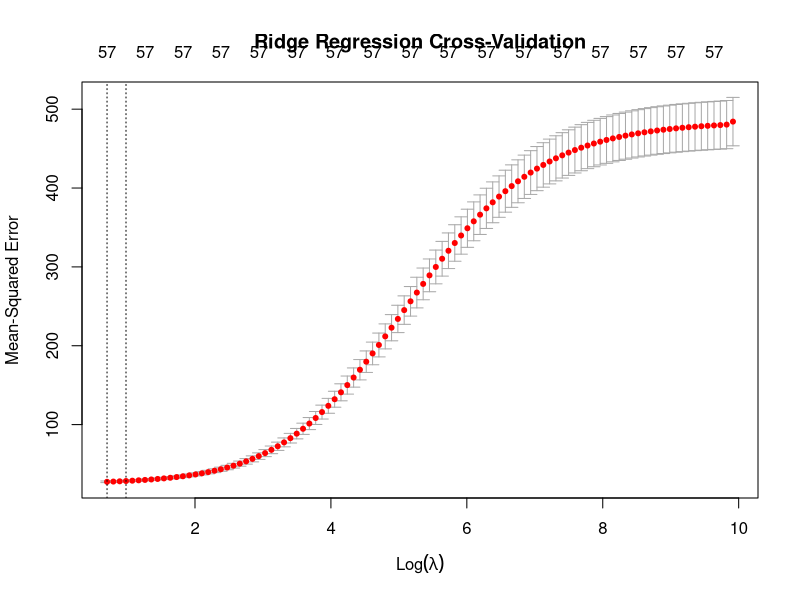
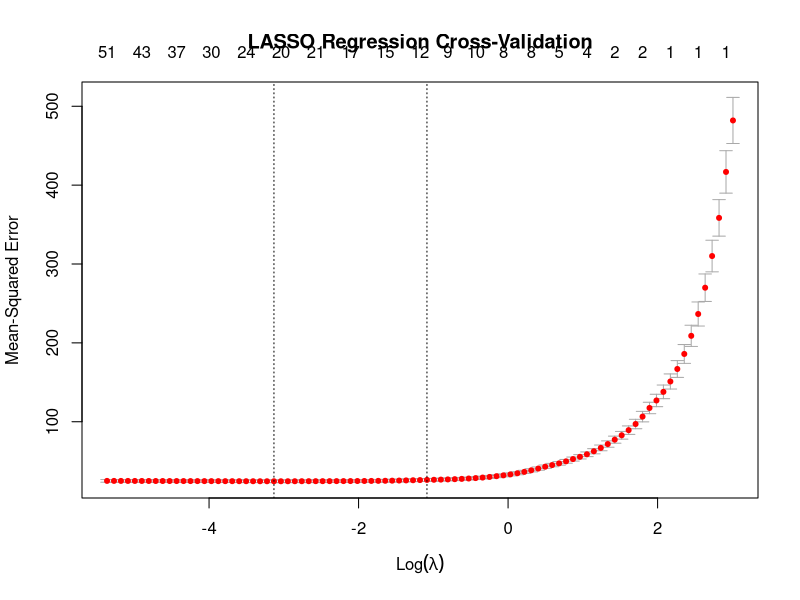

R code for these plots, in order:
rm(list = ls()) # Clear workspace

# reset scientific notation to print up to 5 decimal places
options(scipen = 999, digits = 5)

# Load necessary package for regularization
if (!require(glmnet)){
  install.packages("glmnet")
  library(glmnet)
} 



# ---------------------------------------------------------
# 1. Data Simulation
# ---------------------------------------------------------
set.seed(123) # Reproducibility

# Number of observations
n = 1000

# Generating Predictors
# 1. Race/Ethnicity (3 levels)
race_ethnicity = sample(c("GroupA", "GroupB", "GroupC"), n, replace = TRUE)

# 2. Student Sex (Binary)
sex = sample(c("Male", "Female"), n, replace = TRUE)

# 3. Previous Year's Test Scores (Continuous, standardized)
prev_test_scores = rnorm(n, mean = 75, sd = 10)

# 4. Curriculum Type (Binary)
curriculum = sample(c("Standard", "Advanced"), n, replace = TRUE)

# 5. Study Hours per Week (Continuous)
study_hours = rpois(n, lambda = 5)

# 6. Parent Education Level (Ordinal/Continuous proxy)
parent_ed = sample(1:5, n, replace = TRUE)

# Create a base dataframe
student_data = data.frame(
  race = as.factor(race_ethnicity),
  sex = as.factor(sex),
  prev_scores = prev_test_scores,
  curriculum = as.factor(curriculum),
  study_hours = study_hours,
  parent_ed = parent_ed
)

# ---------------------------------------------------------
# 2. Creating the "True" Model
# ---------------------------------------------------------
# We define the outcome 'y' (Assessment Score) based on specific rules.
# Most interactions will have NO effect (coefficient = 0).
# only a few specific interactions will matter.

# Base noise
error = rnorm(n, 0, 5)

# True Model Calculation:
# - Main effects for Prev Scores and Parent Ed
# - Interaction: Sex * Curriculum (Females in Advanced do better)
# - Interaction: Prev_Scores * Study_Hours (Effort multiplies ability)
# - 3-Way: GroupC * Advanced * Study_Hours (Specific boost)

# Helper for binary logicals
is_female = ifelse(student_data$sex == "Female", 1, 0)
is_advanced = ifelse(student_data$curriculum == "Advanced", 1, 0)
is_groupC = ifelse(student_data$race == "GroupC", 1, 0)

# Calculate outcome
assessment_score = 
  50 +                                            # Intercept
  0.5 * student_data$prev_scores +                # Main Effect
  1.5 * student_data$parent_ed +                  # Main Effect
  3.0 * (is_female * is_advanced) +               # 2-way Interaction (True Non-Zero)
  0.1 * (student_data$prev_scores * student_data$study_hours) + # 2-way Interaction (True Non-Zero)
  2.0 * (is_groupC * is_advanced * student_data$study_hours) +  # 3-way Interaction (True Non-Zero)
  error

# ---------------------------------------------------------
# 3. Generating the High-Dimensional Interaction Matrix
# ---------------------------------------------------------
# In standard regression, manually coding 2-way and 3-way interactions 
# for all variables is tedious. Here we use model.matrix 
# to explode the number of predictors to include ALL combinations.

# Formula requesting all 3-way interactions (^3)
X_matrix = model.matrix( ~ .^3, data = student_data)

# Remove intercept column (glmnet adds its own)
X_matrix = X_matrix[, -1]

# Convert outcome to vector
y_vector = assessment_score

print(paste("Number of predictors (including interactions):", ncol(X_matrix)))

# This simulates the scenario where predictors are many, potentially 
# causing OLS to overfit or fail.

# ---------------------------------------------------------
# 4. Ridge Regression (Alpha = 0)
# ---------------------------------------------------------
# Ridge shrinks coefficients toward zero but rarely sets them exactly to zero.
# Useful for handling multicollinearity.

# Fit Ridge with Cross-Validation
cv_ridge = cv.glmnet(
  x = X_matrix, 
  y = y_vector, 
  alpha = 0,       # alpha=0 is Ridge
  standardize = TRUE # Important step for regularization 
)

# Plotting the MSE against Lambda
plot(cv_ridge, main = "Ridge Regression Cross-Validation")

# Extract coefficients at the best lambda
ridge_coefs = coef(cv_ridge, s = "lambda.min")
coef(cv_ridge)

# Ridge results: Many small, non-zero coefficients
print("Ridge Non-Zero Coefficients Summary:")
# Sum of non-zero coefficients (Ridge usually keeps all)
print(sum(ridge_coefs != 0))

# ---------------------------------------------------------
# 5. LASSO Regression (Alpha = 1)
# ---------------------------------------------------------
# LASSO assumes a "sparse" model and will zero out irrelevant 
# interactions.

# Fit LASSO with Cross-Validation
cv_lasso = cv.glmnet(
  x = X_matrix, 
  y = y_vector, 
  alpha = 1,       # alpha=1 is LASSO 
  standardize = TRUE
)

# Plotting the LASSO path
plot(cv_lasso, main = "LASSO Regression Cross-Validation")

# ---------------------------------------------------------
# 6. Extracting and Comparing Results
# ---------------------------------------------------------
# We use the "One Standard Error Rule" for a more parsimonious model [cite: 245, 255]
lasso_coefs = coef(cv_lasso, s = "lambda.1se")
print(lasso_coefs)

# Identify which variables LASSO selected
selected_indices = which(lasso_coefs != 0)
selected_names = rownames(lasso_coefs)[selected_indices]

print("------------------------------------------------")
print("True drivers of the model were:")
print("1. prev_scores (Main)")
print("2. parent_ed (Main)")
print("3. sexFemale:curriculumAdvanced (Interaction)")
print("4. prev_scores:study_hours (Interaction)")
print("5. raceGroupC:curriculumAdvanced:study_hours (3-way)")
print("------------------------------------------------")
print("LASSO Selected Variables (Lambda 1SE):")
print(selected_names)

# Note: In the output, you should see that LASSO successfully eliminated 
# the vast majority of the useless 2-way and 3-way interactions generated 
# by the model.matrix step.

